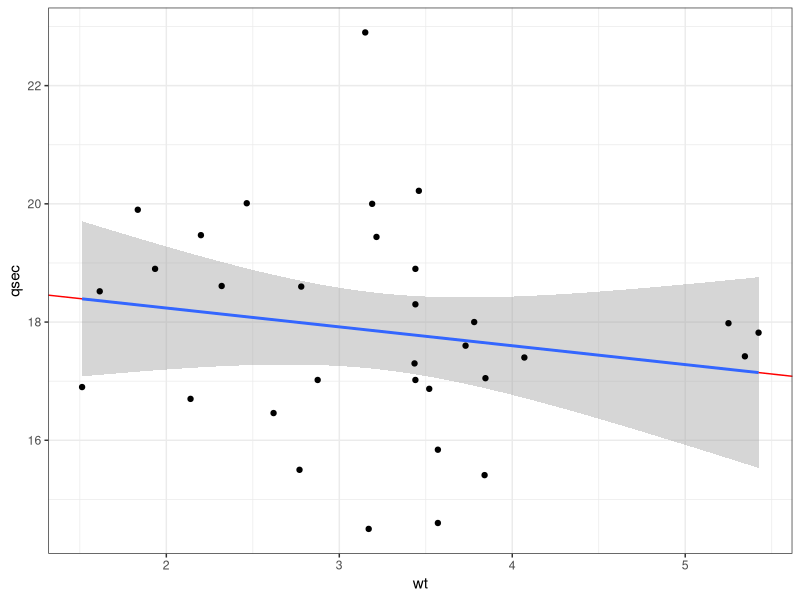

Generate this figure with R:
library(dplyr, warn.conflicts = F)
library(ggplot2, warn.conflicts = F)

tidyCars = mtcars %>% mutate(am=as.factor(am),cyl=as.factor(cyl),vs=as.factor(vs),gear=as.factor(gear),carb=as.factor(carb))
#        selectInput('xcol', 'Predictor', c("wt","disp","hp","drat"),selected="wt")
#        selectInput('ycol', 'Response', c("qsec","mpg"),selected="qsec")
row.names(tidyCars) = row.names(mtcars)

xcol = "wt"
ycol = "qsec"

tidyCars = eval(substitute(arrange(tidyCars, var),list(var = as.name(xcol))))

x = tidyCars[,xcol]
y = tidyCars[,ycol]

# xyDf = data.frame(x,y) %>% arrange(x)
# x = xyDf$x
# y = xyDf$y

fit = lm(y~x)

df = data.frame(var = character(0), val = character(0), stringsAsFactors = F)
df[nrow(df) + 1,] = c("x",toString(x))
df[nrow(df) + 1,] = c("y",toString(y))

# compute sums
df[nrow(df) + 1,] = c("Computed values","=========")
n = length(x)
df[nrow(df) + 1,] = c("n",toString(n))

xsum = sum(x)
df[nrow(df) + 1,] = c("xsum=sum(x)",toString(xsum))

ysum = sum(y)
df[nrow(df) + 1,] = c("ysum=sum(y)",toString(ysum))

x2 = (x^2)
df[nrow(df) + 1,] = c("x2=x^2",toString(x2))

y2 = (y^2)
df[nrow(df) + 1,] = c("y2=y^2",toString(y2))

xsum2 = sum(x2)
df[nrow(df) + 1,] = c("xsum2=sum(x2)",toString(xsum2))

ysum2 = sum(y2)
df[nrow(df) + 1,] = c("ysum2=m2=sum(y2)",toString(ysum2))

xy = (x*y)
df[nrow(df) + 1,] = c("xy=x*y",toString(xy))

xysum = sum(xy)
df[nrow(df) + 1,] = c("xysum=sum(xy)",toString(xysum))

# compute model
xmean = xsum/n
df[nrow(df) + 1,] = c("xmean=xsum/n",toString(xmean))

ymean = ysum/n
df[nrow(df) + 1,] = c("ymean=ysum/n",toString(ymean))

ssxy = xysum - (xsum*ysum)/n
df[nrow(df) + 1,] = c("ssxy=xysum - (xsum*ysum)/n",toString(ssxy))

ssx = xsum2 - xsum^2/n
df[nrow(df) + 1,] = c("ssx=xsum2 - xsum^2/n",toString(ssx))

ssy = ysum2 - ysum^2/n
df[nrow(df) + 1,] = c("ssy=ysum2 - ysum^2/n",toString(ssy))

# slope is b1 and intercept is b0
b1 = ssxy/ssx
df[nrow(df) + 1,] = c("b1=ssxy/ssx",toString(b1))

b0 = ymean - (b1 * xmean)
df[nrow(df) + 1,] = c("b0=ymean - (b1 * xmean)",toString(b0))

# statistics
df[nrow(df) + 1,] = c("Basic Statistics","==========")

xvar = sum((x - mean(x))^2)/(n-1)
df[nrow(df) + 1,] = c("var(x)=sum((x - mean(x))^2)/(n-1)",toString(xvar))

yvar = sum((y - mean(y))^2)/(n-1)
df[nrow(df) + 1,] = c("var(y)=sum((y - mean(y))^2)/(n-1)",toString(yvar))

xsd = sqrt(xvar) # sd(x)
df[nrow(df) + 1,] = c("sd(x)=sqrt(xvar)",toString(xsd))

ysd = sqrt(yvar) # sd(y)
df[nrow(df) + 1,] = c("sd(y)=sqrt(yvar)",toString(ysd))

xmse = mean((x - xmean)^2)
df[nrow(df) + 1,] = c("xmse=mean((x - meanx)^2)",toString(xmse))

ymse = mean((y - ymean)^2)
df[nrow(df) + 1,] = c("ymse=mean((y - meany)^2)",toString(ymse))

lse = sum((y - (b0 + b1*x))^2)
df[nrow(df) + 1,] = c("lse=sum((y - (b0 + b1*x))^2)",toString(lse))

# significance of regression model, r is the normalized, r is same as corXY
r = ssxy / sqrt(ssx * ssy)
df[nrow(df) + 1,] = c("r=ssxy / sqrt(ssx * ssy)",toString(r))
# linear determination
r2 = r^2
df[nrow(df) + 1,] = c("r2=r^2",toString(r2))

tStat = (r-0)/ sqrt((1-r2)/(n-2))
df[nrow(df) + 1,] = c("t statistic=(r-0)/ sqrt((1-r2)/(n-2))",toString(tStat))

df[nrow(df) + 1,] = c("Actual Values from first x and y","==========")
sampleXActual = tidyCars[1,xcol]
sampleYActual = tidyCars[1,ycol]
sampleYEstimated = b0 - (b1 * sampleXActual)
df[nrow(df) + 1,] = c("actual x row 1",toString(sampleXActual))
df[nrow(df) + 1,] = c("actual y row 1",toString(sampleYActual))
df[nrow(df) + 1,] = c("estimated y=b0 - (b1 * actual x)",toString(sampleYEstimated))

xLabel = xcol
yLabel = ycol
titleLabel = paste(ycol," as a function of ", xcol)

g = eval(substitute(ggplot(tidyCars, aes(y=var1,x=var2)),list(var1 = as.name(ycol),var2 = as.name(xcol))))
g = g + geom_abline(intercept = b0, slope = b1, colour = "red")
g = g + geom_smooth(method="lm", formula=y~x)
g = g + geom_point()
g = g + labs(list(x=xLabel,y=yLabel, title=titleLabel))
g = g + theme_bw()
g
